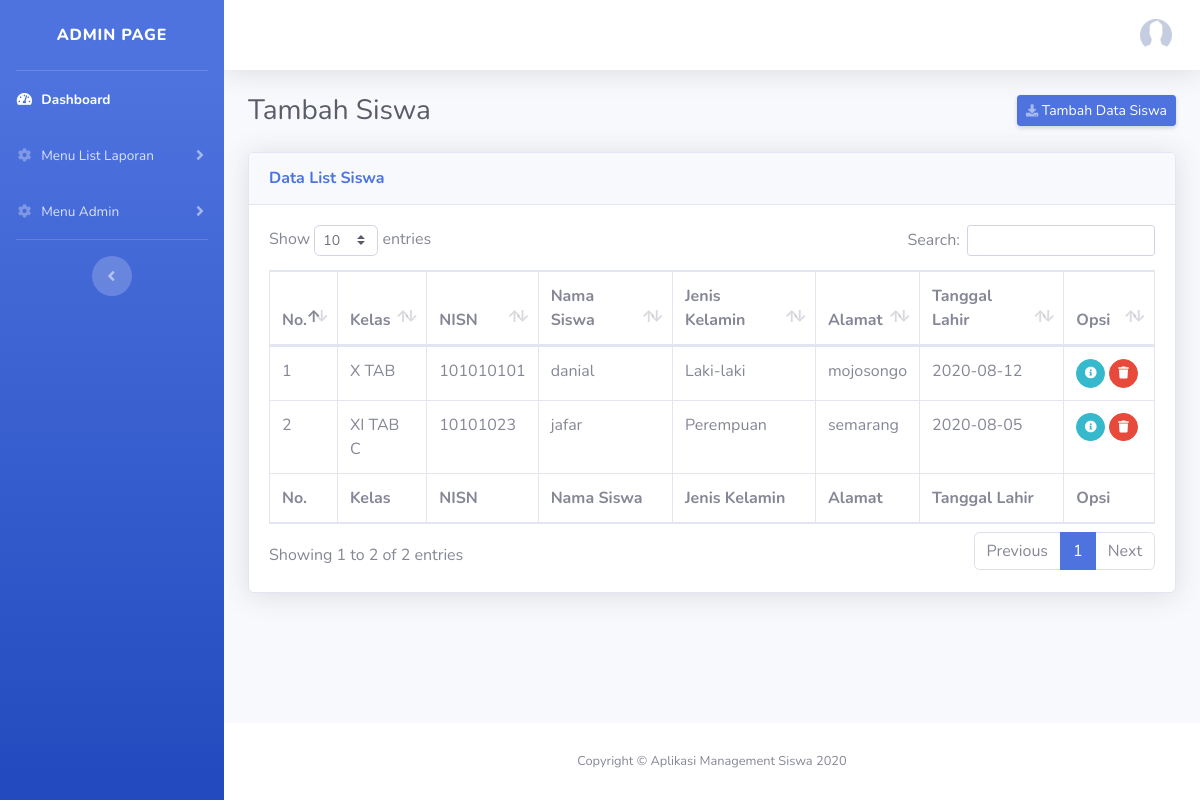
/index.php/siswa, run on the app's committed database.
### tables this page shows
CREATE TABLE `siswa` (
  `id_siswa` int(11) NOT NULL,
  `id_kelas` int(11) DEFAULT NULL,
  `nisn` varchar(255) DEFAULT NULL,
  `nama_siswa` varchar(255) DEFAULT NULL,
  `jenis_kelamin` varchar(255) DEFAULT NULL,
  `alamat` text,
  `tgl_lahir` date DEFAULT NULL
);

CREATE TABLE `kelas` (
  `id_kelas` int(11) NOT NULL,
  `id_wali_kelas` int(11) DEFAULT NULL,
  `kelas` varchar(255) DEFAULT NULL,
  `jurusan` varchar(255) DEFAULT NULL
);

### application/controllers/Siswa.php (called while the page is built, shortened)
<?php
class Siswa extends CI_Controller {
    public function __construct()
    {
        $this->load->model('SiswaModel');
    }
    public function index ()
    {
        $data = $this->SiswaModel->getAllData();
        $this->load->view('layout/header', ['data' => $data]);
        $this->load->view('admin/side_menu');
        $this->load->view('admin/tambah_siswa');
        $this->load->view('layout/footer');
    }
}

### index.php (called while the page is built, shortened)
<?php
require_once BASEPATH.'core/CodeIgniter.php';

### application/models/SiswaModel.php (called while the page is built, shortened)
<?php
class SiswaModel extends CI_Model
{
    public function getAllData()
    {
        $this->db->select('siswa.*, kelas.*');
        $this->db->from('siswa');
        $this->db->join('kelas', 'kelas.id_kelas = siswa.id_kelas');
        return $this->db->get()->result_array();
    }
}

### application/views/admin/tambah_siswa.php (the view, shortened to what this page needs)
<div class="d-sm-flex align-items-center justify-content-between mb-4">
  <h1 class="h3 mb-0 text-gray-800">Tambah Siswa</h1>
  <a href="#" data-toggle="modal" data-target="#tambahModal" class="d-none d-sm-inline-block btn btn-sm btn-primary shadow-sm"><i class="fas fa-download fa-sm text-white-50"></i> Tambah Data Siswa</a>
</div>
<div class="card shadow mb-4">
  <div class="card-header py-3">
    <h6 class="m-0 font-weight-bold text-primary">Data List Siswa</h6>
  </div>
  <div class="card-body">
    <div class="table-responsive">
      <table class="table table-bordered" id="dataTable" width="100%" cellspacing="0">
        <thead>
          <tr>
            <th>No.</th>
            <th>Kelas</th>
            <th>NISN</th>
            <th>Nama Siswa</th>
            <th>Jenis Kelamin</th>
            <th>Alamat</th>
            <th>Tanggal Lahir</th>
            <th>Opsi</th>
          </tr>
        </thead>
        <tfoot>
          <tr>
            <th>No.</th>
            <th>Kelas</th>
            <th>NISN</th>
            <th>Nama Siswa</th>
            <th>Jenis Kelamin</th>
            <th>Alamat</th>
            <th>Tanggal Lahir</th>
            <th>Opsi</th>
          </tr>
        </tfoot>
        <tbody>
            <?php $i = 1; foreach ($data as $key) : ?>
          <tr>
            <td><?= $i; ?></td>
            <td><?= $key['kelas'] . ' ' . $key['jurusan'] ?></td>
            <td><?= $key['nisn'] ?></td>
            <td><?= $key['nama_siswa'] ?></td>
            <td><?= $key['jenis_kelamin'] ?></td>
            <td><?= $key['alamat'] ?></td>
            <td><?= $key['tgl_lahir'] ?></td>
            <td>
                <div class="btn-group" role="group" aria-label="Basic example">
                  <form action="<?= base_url('siswa/edit'); ?>" method="GET">
                      <button href="#" class="btn btn-info btn-circle btn-sm mr-1">
                        <i class="fas fa-info-circle"></i>
                      </button>
                  </form>
                  <form action="<?= base_url('siswa/deleteData'); ?>" method="POST">
                      <button href="#" class="btn btn-danger btn-circle btn-sm mr-1" onclick="return confirm('Are you sure you want to delete this item?');">
                        <i class="fas fa-trash"></i>
                      </button>
                  </form>
              </div>
            </td>
          </tr>
            <?php $i++; endforeach; ?>
        </tbody>
      </table>
    </div>
  </div>
</div>

### data on the page
siswa: id_kelas.kelas "X", id_kelas.jurusan "TAB", nisn "101010101", nama_siswa "danial", jenis_kelamin "Laki-laki", alamat "mojosongo", tgl_lahir "2020-08-12"
siswa: id_kelas.kelas "XI", id_kelas.jurusan "TAB C", nisn "10101023", nama_siswa "jafar", jenis_kelamin "Perempuan", alamat "semarang", tgl_lahir "2020-08-05"
